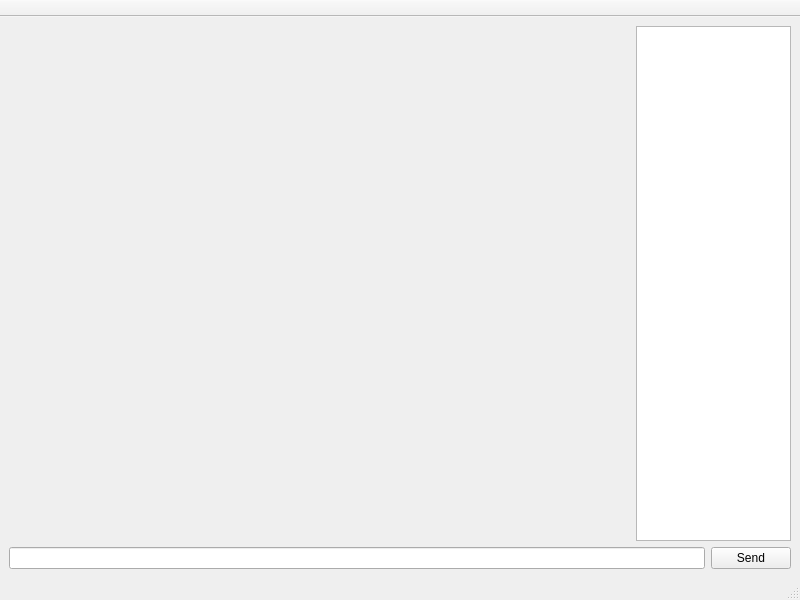
<?xml version="1.0" encoding="UTF-8"?>
<ui version="4.0">
 <class>MainWindow</class>
 <widget class="QMainWindow" name="MainWindow">
  <property name="geometry">
   <rect>
    <x>0</x>
    <y>0</y>
    <width>800</width>
    <height>600</height>
   </rect>
  </property>
  <property name="windowTitle">
   <string>WebRTC-UI</string>
  </property>
  <widget class="QWidget" name="centralwidget">
   <layout class="QVBoxLayout" name="verticalLayout_3">
    <item>
     <layout class="QHBoxLayout" name="horizontalLayout_2" stretch="20,5">
      <item>
       <widget class="QWidget" name="videoArea" native="true"/>
      </item>
      <item>
       <widget class="QTextEdit" name="chatDisplay"/>
      </item>
     </layout>
    </item>
    <item>
     <layout class="QHBoxLayout" name="horizontalLayout">
      <item>
       <widget class="QLineEdit" name="chatInput"/>
      </item>
      <item>
       <widget class="QPushButton" name="sendButton">
        <property name="text">
         <string>Send</string>
        </property>
       </widget>
      </item>
     </layout>
    </item>
   </layout>
  </widget>
  <widget class="QMenuBar" name="menubar">
   <property name="geometry">
    <rect>
     <x>0</x>
     <y>0</y>
     <width>800</width>
     <height>26</height>
    </rect>
   </property>
  </widget>
  <widget class="QStatusBar" name="statusbar"/>
  <widget class="QToolBar" name="toolBar">
   <property name="sizePolicy">
    <sizepolicy hsizetype="Preferred" vsizetype="Fixed">
     <horstretch>0</horstretch>
     <verstretch>0</verstretch>
    </sizepolicy>
   </property>
   <property name="windowTitle">
    <string>Main toolbar</string>
   </property>
   <property name="movable">
    <bool>false</bool>
   </property>
   <property name="iconSize">
    <size>
     <width>48</width>
     <height>48</height>
    </size>
   </property>
   <property name="toolButtonStyle">
    <enum>Qt::ToolButtonTextUnderIcon</enum>
   </property>
   <attribute name="toolBarArea">
    <enum>TopToolBarArea</enum>
   </attribute>
   <attribute name="toolBarBreak">
    <bool>false</bool>
   </attribute>
  </widget>
 </widget>
 <resources/>
 <connections/>
</ui>
